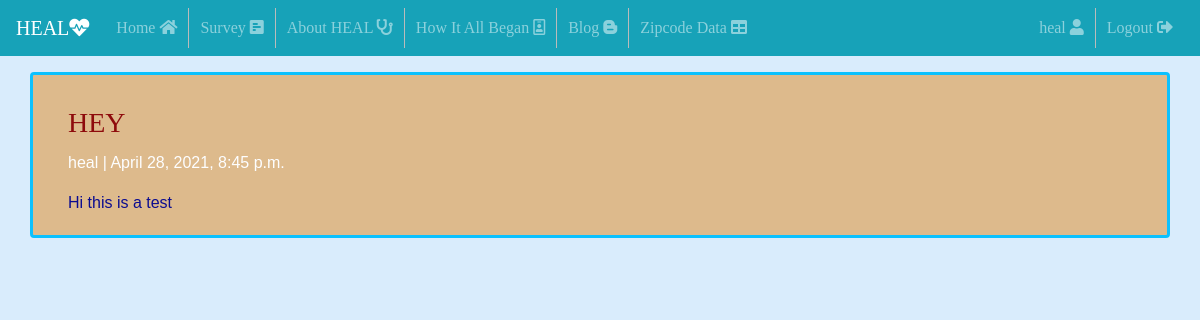
The app's page /hey/ (signed in) with its own data.
### HEALSurvey/models.py (models this page shows, shortened)
class Post(models.Model):
    title = models.CharField(max_length=200, unique=True)
    slug = models.SlugField(max_length=200, unique=True)
    author = models.ForeignKey(User, on_delete=models.CASCADE, related_name='blog_posts')
    updated_on = models.DateTimeField(auto_now=True)
    content = models.TextField()
    created_on = models.DateTimeField(auto_now_add=True)
    status = models.IntegerField(choices=STATUS, default=0)
    class Meta:
        ordering = ['-created_on']
        verbose_name_plural = "Posts"

### HEALSurvey/views.py (the view)
# urls.py: path('<slug:slug>/', views.PostDetail.as_view(), name='post_detail')
class PostDetail(generic.DetailView):
    model = Post
    template_name = 'post_detail.html'

### templates/post_detail.html
{% extends 'Base.html' %}
{% load crispy_forms_tags %}
{% load static %}
{% block body %}
<div class="container">
  <div class="row">
    <div class="col-md card mb-4  mt-3 left  top">
      <div class="card-body">
        <h1 style ="color:darkred">{% block title %} {{ object.title }} {% endblock title %}</h1>
        <p style ="color:white">{{ post.author }} | {{ post.created_on }}</p>
        <p class="card-text ">{{ object.content | safe }}</p>
      </div>
    </div>
  </div>
</div>
{% endblock%}

### templates/Base.html (shortened to what this page needs)
{% load static %}
<!DOCTYPE html>
<html lang="en">
<head>
    <link rel="stylesheet" href="https://stackpath.bootstrapcdn.com/bootstrap/4.5.0/css/bootstrap.min.css">
    <link rel="stylesheet" href="https://cdnjs.cloudflare.com/ajax/libs/font-awesome/5.15.3/css/all.min.css" />
    <link rel="stylesheet" href="{% static 'css/styles.css' %}">
</head>
<body>
<div>
    <nav class="navbar navbar-expand-lg navbar-dark bg-info">
        <a class="navbar-brand">HEAL<i class="fas fa-heartbeat"></i></a>
        <div class="collapse navbar-collapse" id="navbarTogglerDemo02">
            <ul class="navbar-nav mr-auto mt-2 mt-lg-0">
                <li class="nav-item">
                    <a class="nav-link" href={% url 'home' %}>Home <i class="fas fa-home"></i></a>
                </li>
                <li class="nav-item">
                    <a class="nav-link" href="{% url 'topic' %}">Survey <i class="fas fa-poll-h"></i></a>
                </li>
                <li class="nav-item">
                    <a class="nav-link" href="{% url 'info' %}">About HEAL <i class="fas fa-stethoscope"></i></a>
                </li>
                <li class="nav-item">
                    <a class="nav-link" href="{% url 'team' %}">How It All Began <i class="far fa-id-badge"></i></a>
                </li>
                <li class="nav-item">
                    <a class="nav-link" href="{% url 'blog' %}">Blog <i class="fab fa-blogger-b"></i></a>
                </li>
                <li class="nav-item">
                    <a class="nav-link" href="{% url 'zipcode' %}">Zipcode Data <i class="fas fa-table"></i></a>
                </li>
            </ul>
                {% if user.is_authenticated %}
                    <ul class="navbar-nav ml-auto">
                        <li class="nav-item">
                            <a class="nav-link mr-auto" href="{% url 'account_page' %}">{{user.username}} <i class="fas fa-user"></i></a>
                        </li>
                        <li class="nav-item">
                            <a class="nav-link mr-auto" href="{% url 'logout' %}">Logout <i class="fas fa-sign-out-alt"></i></a>
                        </li>
                    </ul>
                {% endif %}
        </div>
    </nav>
</div>
    {% block body %}
    {% endblock %}
</body>
</html>

### static/css/styles.css (style rules this page uses)
body { background-color: #D9ECFC; justify-content: center; background-image: url("https://wallpaperaccess.com/full/869534.jpg"); }
h1, h2, h3 { font-family: American Typewriter, serif; font-variant: small-caps; }
p { color: darkblue; font-family: Arial, Helvetica, sans-serif; }
.navbar-brand { font-family: American Typewriter, serif; font-variant: small-caps; }
.nav-item { font-family: American Typewriter, serif; }
li { float: left; border-right: 1px solid #bbb; padding-left: 3px; padding-right: 3px; }
li:last-child { border-right: none; }
.container { font-family: American Typewriter, serif; }
.card { background: burlywood; border: 3px solid deepskyblue; opacity: 95%; font-family: American Typewriter, serif; }
.fas { position: relative; }

### records on screen
Post: title "hey", author "heal", created_on "April 28, 2021, 8:45 p.m.", content "Hi this is a test"

### other values on screen
{{ user.username }} "heal"
